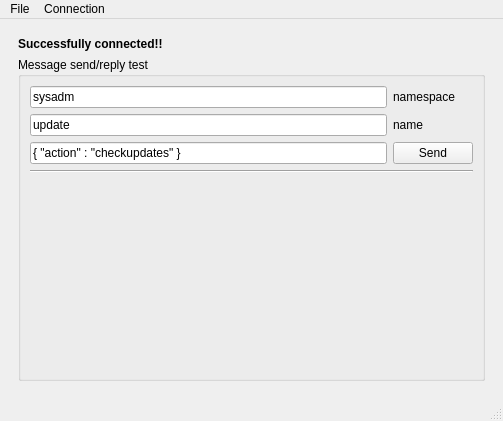
<?xml version="1.0" encoding="UTF-8"?>
<ui version="4.0">
 <class>MainUI</class>
 <widget class="QMainWindow" name="MainUI">
  <property name="geometry">
   <rect>
    <x>0</x>
    <y>0</y>
    <width>503</width>
    <height>421</height>
   </rect>
  </property>
  <property name="windowTitle">
   <string>MainWindow</string>
  </property>
  <widget class="QWidget" name="centralwidget">
   <layout class="QVBoxLayout" name="verticalLayout">
    <item>
     <widget class="QStackedWidget" name="stackedWidget">
      <property name="currentIndex">
       <number>1</number>
      </property>
      <widget class="QWidget" name="page_auth">
       <layout class="QGridLayout" name="gridLayout">
        <item row="0" column="1">
         <spacer name="verticalSpacer_2">
          <property name="orientation">
           <enum>Qt::Vertical</enum>
          </property>
          <property name="sizeHint" stdset="0">
           <size>
            <width>20</width>
            <height>80</height>
           </size>
          </property>
         </spacer>
        </item>
        <item row="1" column="0">
         <spacer name="horizontalSpacer">
          <property name="orientation">
           <enum>Qt::Horizontal</enum>
          </property>
          <property name="sizeHint" stdset="0">
           <size>
            <width>124</width>
            <height>20</height>
           </size>
          </property>
         </spacer>
        </item>
        <item row="1" column="1">
         <widget class="QGroupBox" name="group_auth">
          <property name="title">
           <string>Connect To Host System</string>
          </property>
          <layout class="QFormLayout" name="formLayout">
           <item row="0" column="0">
            <widget class="QLabel" name="label">
             <property name="text">
              <string>Host:</string>
             </property>
            </widget>
           </item>
           <item row="0" column="1">
            <widget class="QLineEdit" name="line_auth_host">
             <property name="text">
              <string/>
             </property>
            </widget>
           </item>
           <item row="1" column="0">
            <widget class="QLabel" name="label_2">
             <property name="text">
              <string>Username:</string>
             </property>
            </widget>
           </item>
           <item row="1" column="1">
            <widget class="QLineEdit" name="line_auth_user"/>
           </item>
           <item row="2" column="0">
            <widget class="QLabel" name="label_3">
             <property name="text">
              <string>Password:</string>
             </property>
            </widget>
           </item>
           <item row="2" column="1">
            <widget class="QLineEdit" name="line_auth_pass">
             <property name="echoMode">
              <enum>QLineEdit::Password</enum>
             </property>
            </widget>
           </item>
           <item row="3" column="0" colspan="2">
            <layout class="QHBoxLayout" name="horizontalLayout">
             <item>
              <spacer name="horizontalSpacer_3">
               <property name="orientation">
                <enum>Qt::Horizontal</enum>
               </property>
               <property name="sizeHint" stdset="0">
                <size>
                 <width>40</width>
                 <height>20</height>
                </size>
               </property>
              </spacer>
             </item>
             <item>
              <widget class="QPushButton" name="push_auth_connect">
               <property name="text">
                <string>Connect</string>
               </property>
               <property name="icon">
                <iconset resource="icons/icons.qrc">
                 <normaloff>:/icons/black/arrow-right-fancy.svg</normaloff>:/icons/black/arrow-right-fancy.svg</iconset>
               </property>
              </widget>
             </item>
             <item>
              <spacer name="horizontalSpacer_4">
               <property name="orientation">
                <enum>Qt::Horizontal</enum>
               </property>
               <property name="sizeHint" stdset="0">
                <size>
                 <width>40</width>
                 <height>20</height>
                </size>
               </property>
              </spacer>
             </item>
            </layout>
           </item>
          </layout>
         </widget>
        </item>
        <item row="1" column="2">
         <spacer name="horizontalSpacer_2">
          <property name="orientation">
           <enum>Qt::Horizontal</enum>
          </property>
          <property name="sizeHint" stdset="0">
           <size>
            <width>123</width>
            <height>20</height>
           </size>
          </property>
         </spacer>
        </item>
        <item row="2" column="1">
         <spacer name="verticalSpacer">
          <property name="orientation">
           <enum>Qt::Vertical</enum>
          </property>
          <property name="sizeHint" stdset="0">
           <size>
            <width>20</width>
            <height>79</height>
           </size>
          </property>
         </spacer>
        </item>
       </layout>
      </widget>
      <widget class="QWidget" name="page_main">
       <layout class="QVBoxLayout" name="verticalLayout_2">
        <item>
         <widget class="QLabel" name="label_4">
          <property name="font">
           <font>
            <weight>75</weight>
            <bold>true</bold>
           </font>
          </property>
          <property name="text">
           <string>Successfully connected!!</string>
          </property>
         </widget>
        </item>
        <item>
         <widget class="QGroupBox" name="groupBox">
          <property name="sizePolicy">
           <sizepolicy hsizetype="Preferred" vsizetype="Expanding">
            <horstretch>0</horstretch>
            <verstretch>0</verstretch>
           </sizepolicy>
          </property>
          <property name="title">
           <string>Message send/reply test</string>
          </property>
          <layout class="QGridLayout" name="gridLayout_2">
           <item row="0" column="0">
            <widget class="QLineEdit" name="line_tmp_namesp">
             <property name="text">
              <string>sysadm</string>
             </property>
            </widget>
           </item>
           <item row="1" column="0">
            <widget class="QLineEdit" name="line_tmp_name">
             <property name="text">
              <string>update</string>
             </property>
            </widget>
           </item>
           <item row="2" column="0">
            <widget class="QLineEdit" name="line_tmp_json">
             <property name="text">
              <string>{ &quot;action&quot; : &quot;checkupdates&quot; }</string>
             </property>
            </widget>
           </item>
           <item row="2" column="1">
            <widget class="QPushButton" name="push_tmp_sendmsg">
             <property name="text">
              <string>Send</string>
             </property>
            </widget>
           </item>
           <item row="4" column="0" colspan="2">
            <widget class="QLabel" name="label_tmp_reply">
             <property name="text">
              <string/>
             </property>
             <property name="alignment">
              <set>Qt::AlignLeading|Qt::AlignLeft|Qt::AlignTop</set>
             </property>
            </widget>
           </item>
           <item row="3" column="0" colspan="2">
            <widget class="Line" name="line">
             <property name="orientation">
              <enum>Qt::Horizontal</enum>
             </property>
            </widget>
           </item>
           <item row="0" column="1">
            <widget class="QLabel" name="label_6">
             <property name="text">
              <string>namespace</string>
             </property>
            </widget>
           </item>
           <item row="1" column="1">
            <widget class="QLabel" name="label_7">
             <property name="text">
              <string>name</string>
             </property>
            </widget>
           </item>
          </layout>
         </widget>
        </item>
       </layout>
      </widget>
     </widget>
    </item>
   </layout>
  </widget>
  <widget class="QMenuBar" name="menubar">
   <property name="geometry">
    <rect>
     <x>0</x>
     <y>0</y>
     <width>503</width>
     <height>22</height>
    </rect>
   </property>
   <widget class="QMenu" name="menuFile">
    <property name="title">
     <string>File</string>
    </property>
    <addaction name="actionClose_Application"/>
   </widget>
   <widget class="QMenu" name="menuConnection">
    <property name="title">
     <string>Connection</string>
    </property>
    <addaction name="actionDisconnect"/>
    <addaction name="actionSave_Host_Bookmark"/>
    <addaction name="separator"/>
    <addaction name="actionLocalhost_Auto_Connect"/>
   </widget>
   <addaction name="menuFile"/>
   <addaction name="menuConnection"/>
  </widget>
  <widget class="QStatusBar" name="statusbar"/>
  <action name="actionClose_Application">
   <property name="icon">
    <iconset resource="icons/icons.qrc">
     <normaloff>:/icons/black/cancel.svg</normaloff>:/icons/black/cancel.svg</iconset>
   </property>
   <property name="text">
    <string>Close Application</string>
   </property>
  </action>
  <action name="actionDisconnect">
   <property name="icon">
    <iconset resource="icons/icons.qrc">
     <normaloff>:/icons/black/off.svg</normaloff>:/icons/black/off.svg</iconset>
   </property>
   <property name="text">
    <string>Disconnect</string>
   </property>
  </action>
  <action name="actionLocalhost_Auto_Connect">
   <property name="checkable">
    <bool>true</bool>
   </property>
   <property name="checked">
    <bool>true</bool>
   </property>
   <property name="text">
    <string>Localhost Auto-Connect</string>
   </property>
  </action>
  <action name="actionSave_Host_Bookmark">
   <property name="icon">
    <iconset resource="icons/icons.qrc">
     <normaloff>:/icons/black/bookmark.svg</normaloff>:/icons/black/bookmark.svg</iconset>
   </property>
   <property name="text">
    <string>Save Host Bookmark</string>
   </property>
  </action>
 </widget>
 <resources>
  <include location="icons/icons.qrc"/>
 </resources>
 <connections/>
</ui>
